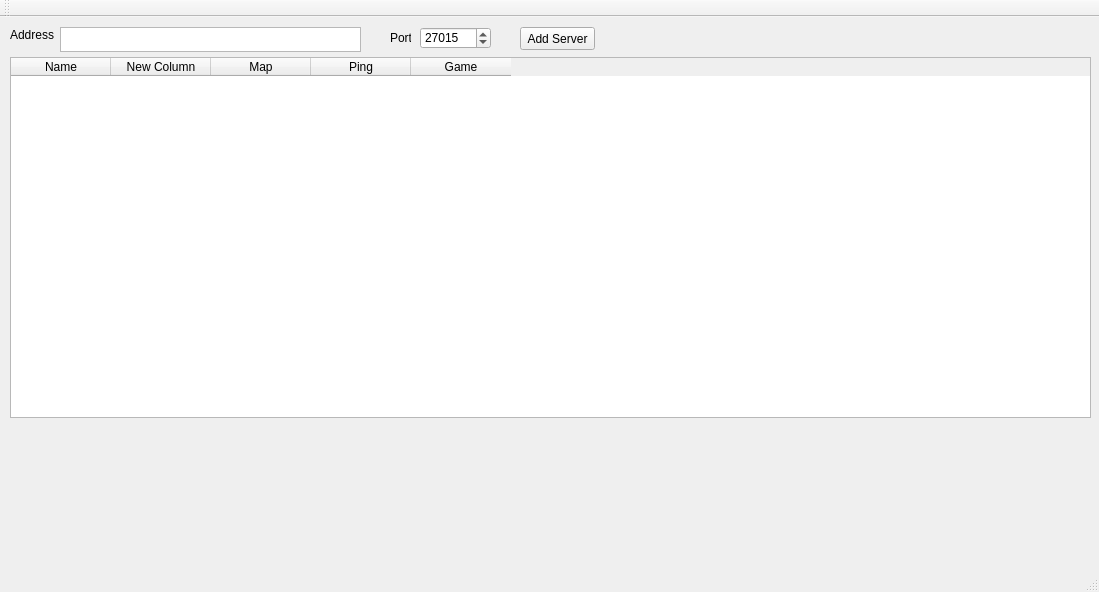
<?xml version="1.0" encoding="UTF-8"?>
<ui version="4.0">
 <class>MainWindow</class>
 <widget class="QMainWindow" name="MainWindow">
  <property name="geometry">
   <rect>
    <x>0</x>
    <y>0</y>
    <width>1099</width>
    <height>592</height>
   </rect>
  </property>
  <property name="windowTitle">
   <string>MainWindow</string>
  </property>
  <widget class="QWidget" name="centralWidget">
   <widget class="QLabel" name="label">
    <property name="geometry">
     <rect>
      <x>10</x>
      <y>10</y>
      <width>51</width>
      <height>16</height>
     </rect>
    </property>
    <property name="text">
     <string>Address</string>
    </property>
   </widget>
   <widget class="QPlainTextEdit" name="serverAddress">
    <property name="geometry">
     <rect>
      <x>60</x>
      <y>10</y>
      <width>301</width>
      <height>25</height>
     </rect>
    </property>
    <property name="lineWrapMode">
     <enum>QPlainTextEdit::NoWrap</enum>
    </property>
   </widget>
   <widget class="QLabel" name="label_2">
    <property name="geometry">
     <rect>
      <x>390</x>
      <y>10</y>
      <width>21</width>
      <height>21</height>
     </rect>
    </property>
    <property name="text">
     <string>Port</string>
    </property>
   </widget>
   <widget class="QSpinBox" name="serverPort">
    <property name="geometry">
     <rect>
      <x>420</x>
      <y>10</y>
      <width>71</width>
      <height>22</height>
     </rect>
    </property>
    <property name="maximum">
     <number>65535</number>
    </property>
    <property name="value">
     <number>27015</number>
    </property>
   </widget>
   <widget class="QPushButton" name="addServerButton">
    <property name="geometry">
     <rect>
      <x>520</x>
      <y>10</y>
      <width>75</width>
      <height>23</height>
     </rect>
    </property>
    <property name="text">
     <string>Add Server</string>
    </property>
   </widget>
   <widget class="QTableWidget" name="serverList">
    <property name="geometry">
     <rect>
      <x>10</x>
      <y>40</y>
      <width>1081</width>
      <height>361</height>
     </rect>
    </property>
    <property name="showGrid">
     <bool>false</bool>
    </property>
    <property name="sortingEnabled">
     <bool>true</bool>
    </property>
    <property name="wordWrap">
     <bool>false</bool>
    </property>
    <property name="rowCount">
     <number>0</number>
    </property>
    <property name="columnCount">
     <number>5</number>
    </property>
    <attribute name="horizontalHeaderCascadingSectionResizes">
     <bool>true</bool>
    </attribute>
    <column>
     <property name="text">
      <string>Name</string>
     </property>
    </column>
    <column>
     <property name="text">
      <string>New Column</string>
     </property>
    </column>
    <column>
     <property name="text">
      <string>Map</string>
     </property>
    </column>
    <column>
     <property name="text">
      <string>Ping</string>
     </property>
    </column>
    <column>
     <property name="text">
      <string>Game</string>
     </property>
    </column>
   </widget>
  </widget>
  <widget class="QMenuBar" name="menuBar">
   <property name="geometry">
    <rect>
     <x>0</x>
     <y>0</y>
     <width>1099</width>
     <height>21</height>
    </rect>
   </property>
  </widget>
  <widget class="QToolBar" name="mainToolBar">
   <attribute name="toolBarArea">
    <enum>TopToolBarArea</enum>
   </attribute>
   <attribute name="toolBarBreak">
    <bool>false</bool>
   </attribute>
  </widget>
  <widget class="QStatusBar" name="statusBar"/>
 </widget>
 <layoutdefault spacing="6" margin="11"/>
 <resources/>
 <connections/>
</ui>
